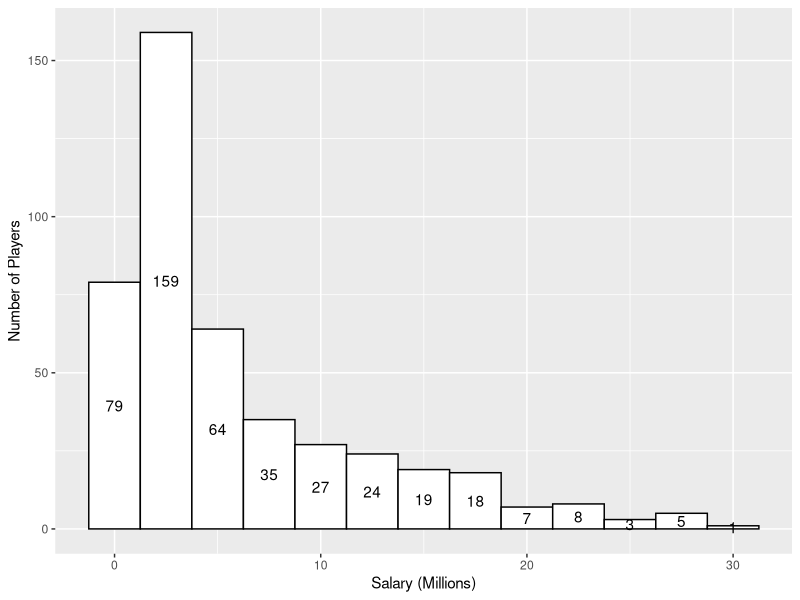
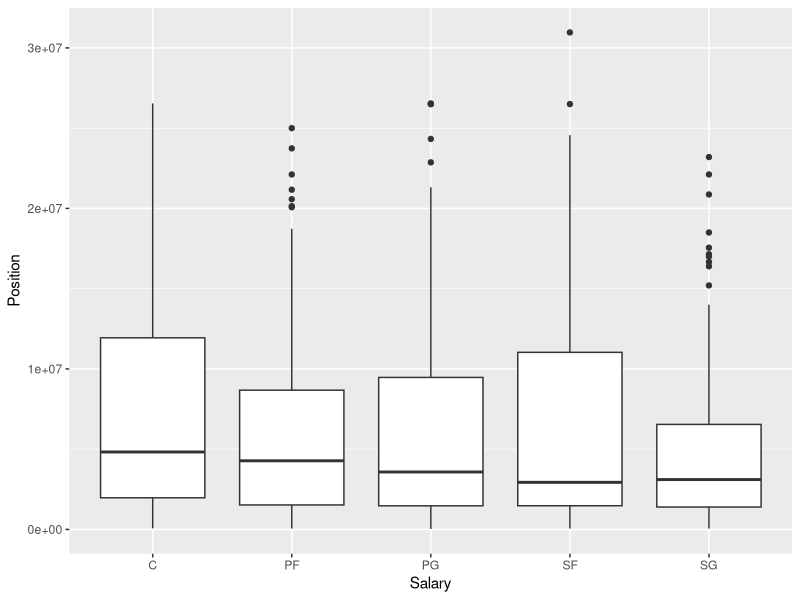
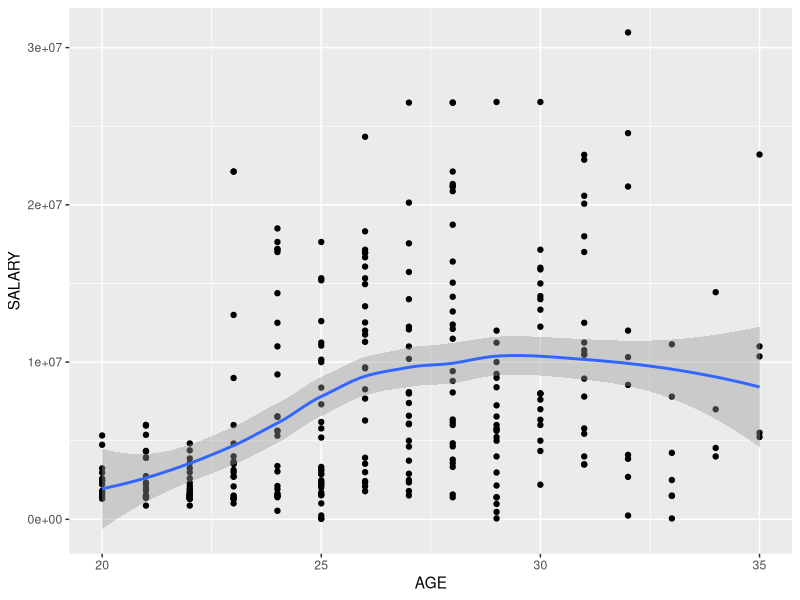
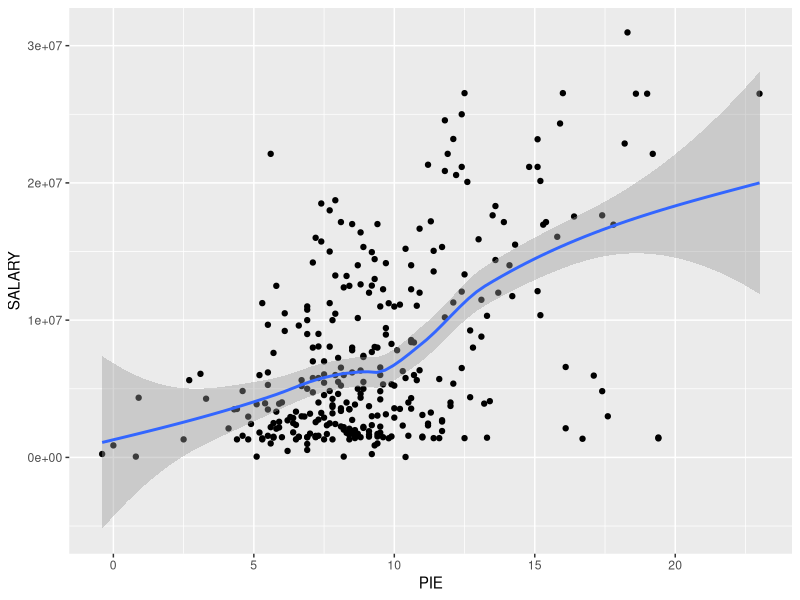
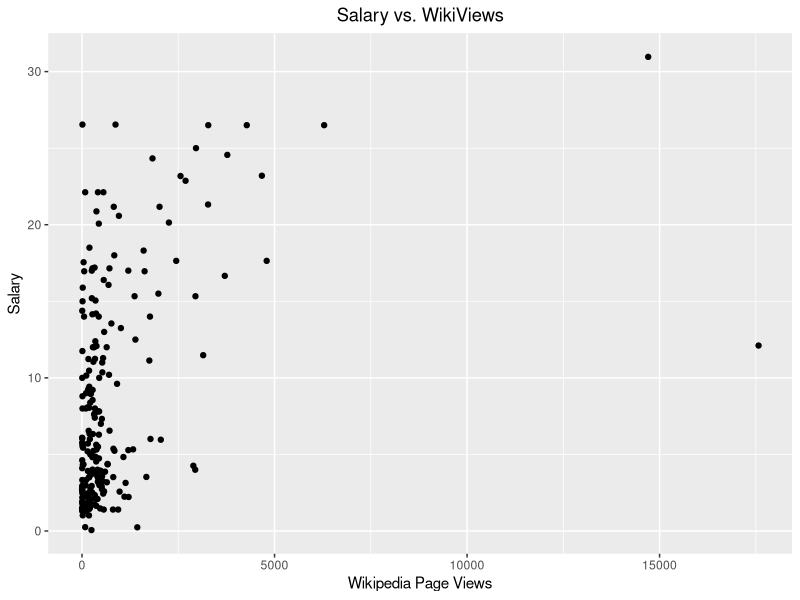
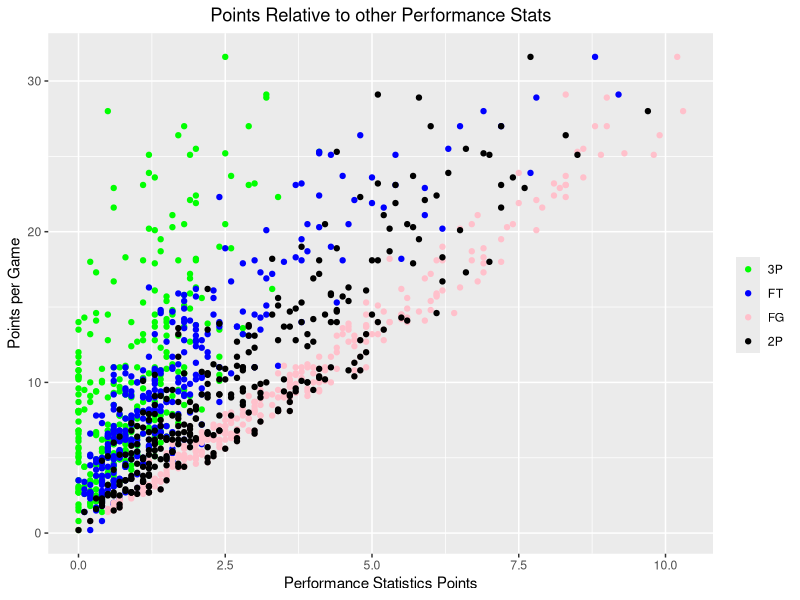
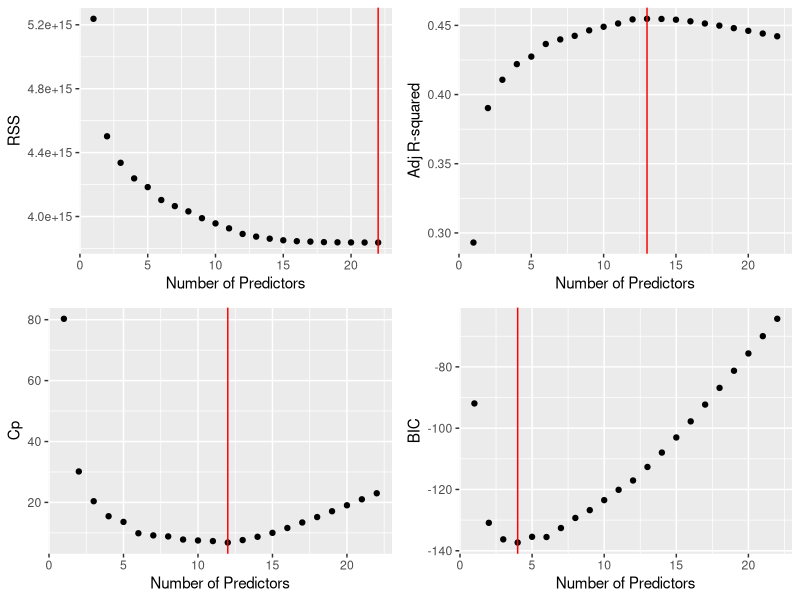
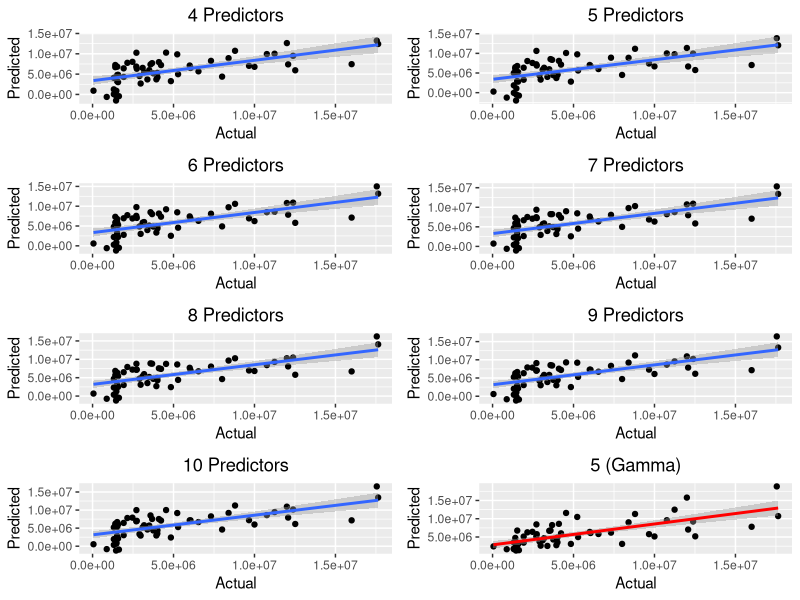

Write the R code that produced these figures, in order.
## ---- chunk 1
library(tidyverse)
library(modelr)
library(boot)
library(leaps)
library(gridExtra)
library(gam)
library(knitr)
library(kableExtra)
## ---- chunk 2

# Loading processed and cleaned data files
salary <- read_csv('data/processed/salary.csv')
players_with_stats_combined <- read_csv('data/processed/players_with_stats_combined.csv')
players_with_salary_wiki_twitter <- read_csv('data/processed/players_with_salary_wiki_twitter.csv')
team_twitter_wiki <- read_csv("data/processed/team_twitter_wiki.csv")
players_with_stats_salary <- read_csv("data/processed/players_with_stats_salary.csv")
players_wiki_twitter <- read_csv("data/processed/players_wiki_twitter.csv")
## ---- chunk 3
# Display histogram of salaries... not surprisingly, right skewed
salary %>% 
  ggplot(aes(SALARY2, labels = TRUE)) +
  geom_histogram(binwidth = 2.5, color = "black", fill = "white") +
  stat_bin(geom="text", aes(label = ..count..), binwidth = 2.5, position=position_stack(vjust=0.5)) +
  labs(x = 'Salary (Millions)', y = 'Number of Players')
## ---- chunk 4
# Find a quantiles
quantiles <- quantile(salary$SALARY, seq(0, 1, .1)) 

quantiles <- tibble(Percentile = names(quantiles)
       ,Salary = quantiles)

quantiles %>% 
  kable("html") %>%
  kable_styling(bootstrap_options = "striped", full_width = F, position = "left")
## ---- chunk 5
# Display salaries by position 
# Removed rows that only display a position a 'F' or 'G'
salary %>% 
  filter(POSITION %in% c('C', 'PF', 'PG', 'SF', 'SG')) %>% 
  ggplot(aes(POSITION, SALARY)) +
  geom_boxplot() +
  labs(x = 'Salary', y = 'Position')
  # ggtitle("Salary By Position")

# Calculate average salary/position
salary %>% 
    rename(Position = POSITION) %>% 
    filter(Position %in% c('C', 'PF', 'PG', 'SF', 'SG')) %>% 
    group_by(Position) %>% 
    summarise(Avg_Salary = round(median(SALARY) / 1000000, digits = 2)) %>%
    kable("html") %>%
    kable_styling(bootstrap_options = "striped", full_width = F, position = "left")
## ---- chunk 6
# Exploring salary vs. age
players_with_stats_salary <- inner_join(players_with_stats_combined, salary, by = c('PLAYER' =  'NAME'))
players_with_stats_salary <- select(players_with_stats_salary, -POSITION.y, -TEAM.y, -SALARY2)
players_with_stats_salary <- drop_na(players_with_stats_salary)

# Correlation between Age and Salary. Took out outliers.
players_with_stats_salary %>% 
  filter(AGE >= 20, AGE <= 35) %>% 
  ggplot(aes(x = AGE, y = SALARY)) +
  geom_point() +
  geom_smooth() 
 # ggtitle("Age vs. Individual Salary")
## ---- chunk 7
# Correlation between between Player Effectiveness and Salary
ggplot(players_with_stats_salary, aes(x = PIE, y = SALARY)) +
  geom_point() +
  geom_smooth() 
  # ggtitle("Player Effectiveness vs. Salary")
## ---- chunk 8
wiki_eda_plot <- ggplot() +
  geom_point(data = players_wiki_twitter, aes(x = wiki_views, y = salary)) + geom_smooth() +
  xlab("Wikipedia Page Views") + ylab("Salary") +
  ggtitle("Salary vs. WikiViews") + theme(plot.title = element_text(hjust = 0.5))

wiki_eda_plot

## ---- chunk 9
eda_plot <- ggplot() +
  geom_point(data = players_with_stats_salary, aes(x = `3P`, y = POINTS, color="3P")) +
  geom_point(data = players_with_stats_salary, aes(x = FT, y = POINTS, color="FT")) +
  geom_point(data = players_with_stats_salary, aes(x = FG, y = POINTS, color="FG")) +
  geom_point(data = players_with_stats_salary, aes(x = `2P`, y = POINTS, color="2P")) +
  scale_color_manual("", breaks=c("3P", "FT", "FG", "2P"), values=c("3P"="green", "FT"="blue", "FG"="pink", "2P"="black")) +
  xlab("Performance Statistics Points") + ylab("Points per Game") +
  ggtitle("Points Relative to other Performance Stats") + theme(plot.title = element_text(hjust = 0.5))

eda_plot

## ---- chunk 10
# names(players_with_stats_salary)

stats_salary_data <- players_with_stats_salary %>%
  # Because each statistic below indicates a different model has the
  # smallest test error, this line creates a smaller dataset for comparison
  select(-PLAYER, -X1, -POSITION.x, -TEAM.x, -RPM, -Rk, -`FG%`, -`3P%`, -`2P%`, -`eFG%`,
         -`FT%`, -TRB, -ORPM, -DRPM, -WINS_RPM, -PLAYER, -X1, -MP) %>%
  # this is the original select
  # select(-PLAYER, -X1, -POSITION.x, -TEAM.x, -RPM) %>%
  filter(SALARY <= quantile(salary$SALARY, .95))
## ---- chunk 11
# Create variable to hold the number of predictors
num_predictors <- dim(stats_salary_data)[2] - 1

# Perform best-subsets
stats_salary_model <- regsubsets(SALARY ~ .
                                 ,data = stats_salary_data
                                 ,nvmax = num_predictors)

stats_salary_summary <- summary(stats_salary_model)

# Create tibble which contains data from results object
stats_salary_results <- tibble(num_pred = 1:num_predictors
                               ,rss = stats_salary_summary$rss
                               ,rsquared = stats_salary_summary$rsq
                               ,adj_rsquared = stats_salary_summary$adjr2
                               ,cp = stats_salary_summary$cp
                               ,bic = stats_salary_summary$bic)


# RSS
plot1_q1 <- stats_salary_results %>%
  ggplot(aes(num_pred, rss)) +
  geom_point() +
  geom_vline(aes(xintercept = which.min(stats_salary_results$rss)), color = 'red') +
  xlab('Number of Predictors') +
  ylab('RSS')

# ADJ R-SQUARED
plot2_q1 <- stats_salary_results %>%
  ggplot(aes(num_pred, adj_rsquared)) +
  geom_point() +
  geom_vline(aes(xintercept = which.max(stats_salary_results$adj_rsquared)), color = 'red') +
  xlab('Number of Predictors') +
  ylab('Adj R-squared')

# CP
plot3_q1 <- stats_salary_results %>%
  ggplot(aes(num_pred, cp)) +
  geom_point() +
  geom_vline(aes(xintercept = which.min(stats_salary_results$cp)), color = 'red') +
  xlab('Number of Predictors') +
  ylab('Cp')

# BIC
plot4_q1 <- stats_salary_results %>%
  ggplot(aes(num_pred, bic)) +
  geom_point() +
  geom_vline(aes(xintercept = which.min(stats_salary_results$bic)), color = 'red') +
  xlab('Number of Predictors') +
  ylab('BIC')

# Each of the measures comes up with vastly different number of
# predictors...
grid.arrange(plot1_q1, plot2_q1, plot3_q1, plot4_q1, nrow = 2, ncol = 2)
## ---- chunk 12
# Create training and test data sets
training_data_q1 <- stats_salary_data %>% sample_frac(.8)
test_data_q1 <- setdiff(stats_salary_data, training_data_q1)

# Fit model using the coefficients above and add predictions to test data
salary_model4 <- lm(SALARY ~ AGE + `2PA` + MPG + W, data = training_data_q1)
salary_model5 <- lm(SALARY ~ AGE + `2P` + `2PA` + MPG + W, data = training_data_q1)
salary_model6 <- lm(SALARY ~ AGE + `2P` + `2PA` + ORB + POINTS + W, data = training_data_q1)
salary_model7 <- lm(SALARY ~ AGE + `2P` + `2PA` + ORB + POINTS + W + TOV, data = training_data_q1)
salary_model8 <- lm(SALARY ~ AGE + `2P` + `2PA` + ORB + POINTS + W + TOV + STL, data = training_data_q1)
salary_model9 <- lm(SALARY ~ AGE + FGA + `2P` + `3PA` + ORB + POINTS + W + TOV + MPG, data = training_data_q1)
salary_model10 <- lm(SALARY ~ AGE + FGA + `3PA` + `2P` + `2PA` + ORB + TOV + POINTS + MPG + W, data = training_data_q1)

test_data_q1 <- add_predictions(test_data_q1, salary_model4, var = 'pred_lm4')
test_data_q1 <- add_predictions(test_data_q1, salary_model5, var = 'pred_lm5')
test_data_q1 <- add_predictions(test_data_q1, salary_model6, var = 'pred_lm6')
test_data_q1 <- add_predictions(test_data_q1, salary_model7, var = 'pred_lm7')
test_data_q1 <- add_predictions(test_data_q1, salary_model8, var = 'pred_lm8')
test_data_q1 <- add_predictions(test_data_q1, salary_model9, var = 'pred_lm9')
test_data_q1 <- add_predictions(test_data_q1, salary_model10, var = 'pred_lm10')

salary_model_gamma <- glm(SALARY ~ AGE + `2P` + `2PA` + ORB + MPG, data = training_data_q1, family = Gamma(link = "log"))
test_data_q1 <- mutate(test_data_q1, pred_glm = predict(salary_model_gamma, test_data_q1, type = 'response'))

text_tbl <- data.frame(
  NumberOfPredictors = c("4", "5", "6", "7", "8", "9", "10", "5 (Gamma)"),
  Predictors = c(
    "Age, 2PA, MPG, W",
    "Age, 2PA, MPG, W, 2P",
    "Age, 2PA, W, 2P, ORB, POINTS",
    "Age, 2PA, W, 2P, ORB, POINTS, TOV",
    "Age, 2PA, W, 2P, ORB, POINTS, TOV, STL",
    "Age, W, 2P, ORB, POINTS, TOV, MPG, 3PA, FGA",
    "Age, W, 2P, ORB, POINTS, TOV, MPG, 3PA, FGA, 2PA",
    "Age, 2PA, 2P, 2PA, ORB, MPG"
  )
)

kable(text_tbl, "html") %>%
  kable_styling(full_width = F, position = "left") %>%
  column_spec(1, bold = T, border_right = T) %>%
  column_spec(2, width = "30em")
## ---- chunk 13
# Actual vs Predicted for linear model
plot_lm4 <- ggplot() +
  geom_point(data = test_data_q1, aes(x = SALARY, y = pred_lm4)) +
  geom_smooth(data = test_data_q1, aes(x = SALARY, y = pred_lm4), method = 'lm') +
  labs(x = 'Actual', y = 'Predicted') +
  ggtitle("4 Predictors") +
  theme(plot.title = element_text(hjust = 0.5))

plot_lm5 <- ggplot() +
  geom_point(data = test_data_q1, aes(x = SALARY, y = pred_lm5)) +
  geom_smooth(data = test_data_q1, aes(x = SALARY, y = pred_lm5), method = 'lm') +
  labs(x = 'Actual', y = 'Predicted') +
  ggtitle("5 Predictors") +
  theme(plot.title = element_text(hjust = 0.5))

plot_lm6 <- ggplot() +
  geom_point(data = test_data_q1, aes(x = SALARY, y = pred_lm6)) +
  geom_smooth(data = test_data_q1, aes(x = SALARY, y = pred_lm6), method = 'lm') +
  labs(x = 'Actual', y = 'Predicted') +
  ggtitle("6 Predictors") +
  theme(plot.title = element_text(hjust = 0.5))

plot_lm7 <- ggplot() +
  geom_point(data = test_data_q1, aes(x = SALARY, y = pred_lm7)) +
  geom_smooth(data = test_data_q1, aes(x = SALARY, y = pred_lm7), method = 'lm') +
  labs(x = 'Actual', y = 'Predicted') +
  ggtitle("7 Predictors") +
  theme(plot.title = element_text(hjust = 0.5))

plot_lm8 <- ggplot() +
  geom_point(data = test_data_q1, aes(x = SALARY, y = pred_lm8)) +
  geom_smooth(data = test_data_q1, aes(x = SALARY, y = pred_lm8), method = 'lm') +
  labs(x = 'Actual', y = 'Predicted') +
  ggtitle("8 Predictors") +
  theme(plot.title = element_text(hjust = 0.5))

plot_lm9 <- ggplot() +
  geom_point(data = test_data_q1, aes(x = SALARY, y = pred_lm9)) +
  geom_smooth(data = test_data_q1, aes(x = SALARY, y = pred_lm9), method = 'lm') +
  labs(x = 'Actual', y = 'Predicted') +
  ggtitle("9 Predictors") +
  theme(plot.title = element_text(hjust = 0.5))

plot_lm10 <- ggplot() +
  geom_point(data = test_data_q1, aes(x = SALARY, y = pred_lm10)) +
  geom_smooth(data = test_data_q1, aes(x = SALARY, y = pred_lm10), method = 'lm') +
  labs(x = 'Actual', y = 'Predicted') +
  ggtitle("10 Predictors") +
  theme(plot.title = element_text(hjust = 0.5))

plot_glm <- ggplot() +
  geom_point(data = test_data_q1, aes(x = SALARY, y = pred_glm)) +
  geom_smooth(data = test_data_q1, aes(x = SALARY, y = pred_glm), method = 'lm', color = "red") +
  labs(x = 'Actual', y = 'Predicted') +
  ggtitle("5 (Gamma)") +
  theme(plot.title = element_text(hjust = 0.5))

grid.arrange(plot_lm4, plot_lm5, plot_lm6, plot_lm7, plot_lm8, plot_lm9, plot_lm10, plot_glm, nrow = 4, ncol = 2)
## ---- chunk 14
tibble(Model4 = rmse(salary_model4, test_data_q1)
     ,Model5 = rmse(salary_model5, test_data_q1)
     ,Model6 = rmse(salary_model6, test_data_q1)
     ,Model7 = rmse(salary_model7, test_data_q1)
     ,Model8 = rmse(salary_model8, test_data_q1)
     ,Model9 = rmse(salary_model9, test_data_q1)
     ,Model10 = rmse(salary_model10, test_data_q1)
     ,Gamma = rmse(salary_model_gamma, test_data_q1)) %>%
kable("html") %>%
kable_styling(position = "left")
## ---- chunk 15
stats_salary10fold <- stats_salary_data %>%
  crossv_kfold(5, id = 'fold') %>%
  mutate(train = map(train, as_tibble)) %>%
  mutate(lm_model4 = map(train, ~ lm(SALARY ~ AGE + `2PA` + MPG + W, data = .))
         ,lm_model5 = map(train, ~ lm(SALARY ~ AGE + `2P` + `2PA` + MPG + W, data = .))
         ,lm_model6 = map(train, ~ lm(SALARY ~ AGE + `2P` + `2PA` + ORB + POINTS + W, data = .))
         ,lm_model7 = map(train, ~ lm(SALARY ~ AGE + `2P` + `2PA` + ORB + POINTS + W + TOV, data = .))
         ,lm_model8 = map(train, ~ lm(SALARY ~ AGE + `2P` + `2PA` + ORB + POINTS + W + TOV + STL, data = .))
         ,lm_model9 = map(train, ~ lm(SALARY ~ AGE + FGA + `2P` + `3PA` + ORB + POINTS + W + TOV + MPG, data = .))
         ,lm_model10 = map(train, ~ lm(SALARY ~ AGE + FGA + `3PA` + `2P` + `2PA` + ORB + TOV + POINTS + MPG + W, data = .))
         ,glm_model = map(train
                          , ~ glm(SALARY ~ AGE + `2P` + `2PA` + ORB + MPG, data = .
                                  , family = Gamma(link = "log"))))

rmse_lm4 <- stats_salary10fold %>%
  mutate(rmse = map2_dbl(stats_salary10fold$lm_model4, stats_salary10fold$test, rmse)) %>%
  summarise(mean_rmse = mean(rmse))

rmse_lm5 <- stats_salary10fold %>%
  mutate(rmse = map2_dbl(stats_salary10fold$lm_model5, stats_salary10fold$test, rmse)) %>%
  summarise(mean_rmse = mean(rmse))

rmse_lm6 <- stats_salary10fold %>%
  mutate(rmse = map2_dbl(stats_salary10fold$lm_model6, stats_salary10fold$test, rmse)) %>%
  summarise(mean_rmse = mean(rmse))

rmse_lm7 <- stats_salary10fold %>%
  mutate(rmse = map2_dbl(stats_salary10fold$lm_model7, stats_salary10fold$test, rmse)) %>%
  summarise(mean_rmse = mean(rmse))

rmse_lm8 <- stats_salary10fold %>%
  mutate(rmse = map2_dbl(stats_salary10fold$lm_model8, stats_salary10fold$test, rmse)) %>%
  summarise(mean_rmse = mean(rmse))

rmse_lm9 <- stats_salary10fold %>%
  mutate(rmse = map2_dbl(stats_salary10fold$lm_model9, stats_salary10fold$test, rmse)) %>%
  summarise(mean_rmse = mean(rmse))

rmse_lm10 <- stats_salary10fold %>%
  mutate(rmse = map2_dbl(stats_salary10fold$lm_model10, stats_salary10fold$test, rmse)) %>%
  summarise(mean_rmse = mean(rmse))

rmse_glm <- stats_salary10fold %>%
  mutate(rmse = map2_dbl(stats_salary10fold$glm_model, stats_salary10fold$test, rmse)) %>%
  summarise(mean_rmse = mean(rmse))

tibble(Model4 = rmse_lm4$mean_rmse
                       ,Model5 = rmse_lm5$mean_rmse
                       ,Model6 = rmse_lm6$mean_rmse
                       ,Model7 = rmse_lm7$mean_rmse
                       ,Model8 = rmse_lm8$mean_rmse
                       ,Model9 = rmse_lm9$mean_rmse
                       ,Model10 = rmse_lm10$mean_rmse
                       ,Gamma = rmse_glm$mean_rmse) %>%
kable("html") %>%
kable_styling(position = "left")
## ---- chunk 16
plot_nonlinear1 <- ggplot() +
  geom_point(data = stats_salary_data, aes(x = AGE, y = SALARY))
  # geom_smooth(data = stats_salary_data, aes(x = AGE, y = SALARY), method = 'lm')

plot_nonlinear2 <- ggplot() +
  geom_point(data = stats_salary_data, aes(x = `2P`, y = SALARY))
  # geom_smooth(data = stats_salary_data, aes(x = `2P`, y = SALARY), method = 'lm')

plot_nonlinear3 <- ggplot() +
  geom_point(data = stats_salary_data, aes(x = `2PA`, y = SALARY))
  # geom_smooth(data = stats_salary_data, aes(x = `2PA`, y = SALARY), method = 'lm')

plot_nonlinear4 <- ggplot() +
  geom_point(data = stats_salary_data, aes(x = ORB, y = SALARY))
  # geom_smooth(data = stats_salary_data, aes(x = ORB, y = SALARY), method = 'lm')

plot_nonlinear5 <- ggplot() +
  geom_point(data = stats_salary_data, aes(x = POINTS, y = SALARY))
  # geom_smooth(data = stats_salary_data, aes(x = POINTS, y = SALARY), method = 'lm')

plot_nonlinear6 <- ggplot() +
  geom_point(data = stats_salary_data, aes(x = W, y = SALARY))
  # geom_smooth(data = stats_salary_data, aes(x = W, y = SALARY), method = 'lm')

grid.arrange(plot_nonlinear1, plot_nonlinear2, plot_nonlinear3, plot_nonlinear4, plot_nonlinear5, plot_nonlinear6
             , nrow = 3, ncol = 2)
## ---- chunk 17
local_reg_model1 <- loess(SALARY ~ AGE + MPG + W, data = training_data_q1)
local_reg_model2 <- loess(SALARY ~ AGE + MPG + W + POINTS, data = training_data_q1)

test_data_q1 <- mutate(test_data_q1, pred_local1 = predict(local_reg_model1, test_data_q1, type = 'response'))
test_data_q1 <- mutate(test_data_q1, pred_local2 = predict(local_reg_model2, test_data_q1, type = 'response'))

nonlinear_plot1 <- ggplot() +
  geom_point(data = test_data_q1, aes(x = SALARY, y = pred_local1)) +
  geom_smooth(data = test_data_q1, aes(x = SALARY, y = pred_local1)) +
  labs(x = 'Actual', y = 'Predicted') +
  ggtitle("Age + MPG + W") +
  theme(plot.title = element_text(hjust = 0.5))

nonlinear_plot2 <- ggplot() +
  geom_point(data = test_data_q1, aes(x = SALARY, y = pred_local2)) +
  geom_smooth(data = test_data_q1, aes(x = SALARY, y = pred_local2)) +
  labs(x = 'Actual', y = 'Predicted') +
  ggtitle("Age + MPG + W + Points") +
  theme(plot.title = element_text(hjust = 0.5))

grid.arrange(nonlinear_plot1, nonlinear_plot2, nrow = 2, ncol = 1)
## ---- chunk 18
rmse_summary <- tibble(NonLinear_3P = rmse(local_reg_model1, test_data_q1)
          ,NonLinear_4P= rmse(local_reg_model2, test_data_q1))

rmse_summary %>%
  kable("html") %>%
  kable_styling(full_width = F, position = "left")
## ---- chunk 19
# Make train and test sets
train_set_points <- players_with_stats_salary %>%
  sample_frac(0.75, replace=FALSE)

test_set_points <- players_with_stats_salary %>%
  setdiff(train_set_points)

# THIS MODEL IS TOO GOOD!!!!!!
ppg_model <- lm(POINTS ~ FT + `3P` + FG + `2P`, data=train_set_points)

# Add predicted salary to test set
test_set_points <- add_predictions(test_set_points, ppg_model)

# Plots of predicted vs. actual for points based on those stats
points_predicted_plot <- ggplot() +
  geom_point(data = test_set_points, aes(x = seq(1:dim(test_set_points)[1]), y = POINTS), color="red") +
  geom_point(data = test_set_points, aes(x = seq(1:dim(test_set_points)[1]), y = pred), color="blue") +
  geom_smooth(data = test_set_points, aes(x = seq(1:dim(test_set_points)[1]), y = pred)) +
  xlab("Player Index") + ylab("Points") + ylim(0, range(test_set_points$pred)[2]) +
  ggtitle("Points Predicted by other Performance Stats") + theme(plot.title = element_text(hjust = 0.5))

# points_predicted_plot
# coef(ppg_model)

# Plot actual vs. predicted points
actual_v_pred_points <- ggplot(data = test_set_points, aes(x = POINTS, y = pred)) +
  geom_point() + geom_smooth() +
  xlab("Actual PPG") + ylab("Predicted PPG") +
  ggtitle("Actual vs Predicted Points Per Game") + theme(plot.title = element_text(hjust = 0.5))
actual_v_pred_points

## ---- chunk 20
test_set_points <- test_set_points %>%
  mutate(summer = 1*FT+3*`3P`+2*`2P`)

mini_table <- tibble(original_points = (test_set_points$POINTS)[1:10])
mini_table <- mini_table %>%
  mutate(pred_points = round((test_set_points$pred)[1:10], 3),
         sum_col = (test_set_points$summer)[1:10])

mini_table %>%
  kable("html") %>%
  kable_styling(bootstrap_options = "striped", full_width = F, position = "left")
## ---- chunk 21
ppg_model_fg <- lm(POINTS ~ FG, data=train_set_points)

# Add predicted salary to test set
test_set_points_fg <- add_predictions(test_set_points, ppg_model_fg)

# Plots of predicted vs. actual for points based on those stats
points_predicted_plot_fg <- ggplot() +
  geom_point(data = test_set_points_fg, aes(x = seq(1:dim(test_set_points_fg)[1]), y = POINTS), color="red") +
  geom_point(data = test_set_points_fg, aes(x = seq(1:dim(test_set_points_fg)[1]), y = pred), color="blue") +
  geom_smooth(data = test_set_points_fg, aes(x = seq(1:dim(test_set_points_fg)[1]), y = pred)) +
  xlab("Player Index") + ylab("Points") + ylim(0, range(test_set_points_fg$pred)[2]) +
  ggtitle("Points Predicted by other Performance Stats") + theme(plot.title = element_text(hjust = 0.5))

# Plot actual vs. predicted points
actual_v_pred_points_fg <- ggplot(data = test_set_points_fg, aes(x = POINTS, y = pred)) +
  geom_point() + geom_smooth() +
  xlab("Actual PPG") + ylab("Predicted PPG") +
  ggtitle("Actual vs Predicted Points Per Game - Field Goals as Only Predictor") + theme(plot.title = element_text(hjust = 0.5))
actual_v_pred_points_fg


## ---- chunk 22

# Explore which predictors are statistically significant
exploratory_mod <- players_wiki_twitter %>%
  select(-PLAYER) %>%
  select(-index) %>%
  lm(salary ~., data = .)

# summary(exploratory_mod)
# Observe that wikipedia views, twitter favorites, and twitter retweets are
# all statistically significant - twitter RT seems to be a bit less significant than the others

# VALIDATION SET APPROACH
# First make train and test sets
train_set <- players_wiki_twitter %>%
  sample_frac(0.75, replace=FALSE)

test_set <- players_wiki_twitter %>%
  setdiff(train_set)

# Make linear regression model
# Let's try just using wikipedia page views alone first
glm_train <- lm(salary ~ wiki_views, data=train_set)

test_set <- add_predictions(test_set, glm_train)
test_set <- test_set %>%
  mutate(salary_from_wiki = pred) %>%
  select(-pred)

# Quick plot of predicted vs. actual values shows us that using only Wiki is not useful
# these plots are NOT USEFUL - just looking at the predicted vs. actual
wiki_only_plot <- ggplot() +
  geom_point(data = test_set, aes(x = seq(1:dim(test_set)[1]), y = salary)) +
  geom_point(data = test_set, aes(x = seq(1:dim(test_set)[1]), y = salary_from_wiki), color=
               "red") +
  geom_smooth(data = test_set, aes(x = seq(1:dim(test_set)[1]), y = salary_from_wiki), color=
                "red") +
  xlab("Player Index") + ylab("Salary") +
  ggtitle("Salary vs. WikiViews") + theme(plot.title = element_text(hjust = 0.5))

# actual vs. predicted
# SHOW THIS TO SHOW HOW IT DIDN'T WORK WELL
wiki_actual_v_pred <- ggplot(data = test_set, aes(x = salary, y = salary_from_wiki)) +
  geom_point() + geom_smooth() +
  xlab("Actual Salary") + ylab("Predicted Salary") +
  ggtitle("WikiViews") + theme(plot.title = element_text(hjust = 0.5))
#````````````````````````````````````````````````````````````

# Try model using just twitter stats, no page-view stats
twitter_only_model <- lm(salary ~ twitter_fav + twitter_RT, data=train_set)

# Add predicted salary
test_set <- add_predictions(test_set, twitter_only_model)
test_set <- test_set %>%
  mutate(salary_from_twitter = pred) %>%
  select(-pred)

# Calculate root mean squared error
# rmse(twitter_only_model, test_set)

# Quick plot of predicted vs. actual values shows us that using only Wiki is not useful
# these plots are NOT USEFUL - just looking at the predicted vs. actual
twitter_only_plot <- ggplot() +
  geom_point(data = test_set, aes(x = seq(1:dim(test_set)[1]), y = salary)) +
  geom_point(data = test_set, aes(x = seq(1:dim(test_set)[1]), y = salary_from_twitter), color=
               "green") +
  geom_smooth(data = test_set, aes(x = seq(1:dim(test_set)[1]), y = salary_from_twitter), color=
                "green") +
  xlab("Player Index") + ylab("Salary") +  ylim(0, range(test_set$salary_from_wiki)[2]) +
  ggtitle("Salary vs. Twitter Stats") + theme(plot.title = element_text(hjust = 0.5))

twitter_actual_v_pred <- ggplot(data = test_set, aes(x = salary, y = salary_from_twitter)) +
  geom_point() + geom_smooth() +
  xlab("Actual Salary") + ylab("Predicted Salary") +
  ggtitle("Twitter Stats") + theme(plot.title = element_text(hjust = 0.5))
#````````````````````````````````````````````````````````````````````

# Those models are bad - let's use all three predictors next!
# Make linear regression model
# Let's try just using wikipedia page views alone first
salary_vs_media_model <- lm(salary ~ wiki_views + twitter_fav + twitter_RT, data=train_set)

# Add predicted salary
test_set <- add_predictions(test_set, salary_vs_media_model)
test_set <- test_set %>%
  mutate(salary_from_media = pred) %>%
  select(-pred)

# Calculate root mean squared error
# rmse(salary_vs_media_model, test_set)

# Plots of predicted vs. actual with twitter and wikipedia
media_salary_plot <- ggplot() +
  geom_point(data = test_set, aes(x = seq(1:dim(test_set)[1]), y = salary)) +
  geom_point(data = test_set, aes(x = seq(1:dim(test_set)[1]), y = salary_from_media), color="blue") +
  geom_smooth(data = test_set, aes(x = seq(1:dim(test_set)[1]), y = salary_from_media)) +
  xlab("Player Index") + ylab("Salary") + ylim(0, range(test_set$salary_from_wiki)[2]) +
  ggtitle("Salary vs. Both") + theme(plot.title = element_text(hjust = 0.5))

all_social_actual_v_pred <- ggplot(data = test_set, aes(x = salary, y = salary_from_media)) +
  geom_point() + geom_smooth() +
  xlab("Actual Salary") + ylab("Predicted Salary") +
  ggtitle("All Media Stats") + theme(plot.title = element_text(hjust = 0.5))

# Plot side-by-side
grid.arrange(wiki_only_plot, twitter_only_plot, media_salary_plot, nrow = 1, ncol = 3)
grid.arrange(wiki_actual_v_pred, twitter_actual_v_pred, all_social_actual_v_pred, nrow=1, ncol=3)
## ---- chunk 23
# Gather RMSE and show
rmse_tib <- tibble(wiki_rmse = rmse(glm_train, test_set))
rmse_tib <- rmse_tib %>%
  mutate(twitter_rmse = rmse(twitter_only_model, test_set),
         media_rmse = rmse(salary_vs_media_model, test_set))
rmse_tib %>%
  kable("html") %>%
  kable_styling(bootstrap_options = "striped", full_width = F, position = "left")
